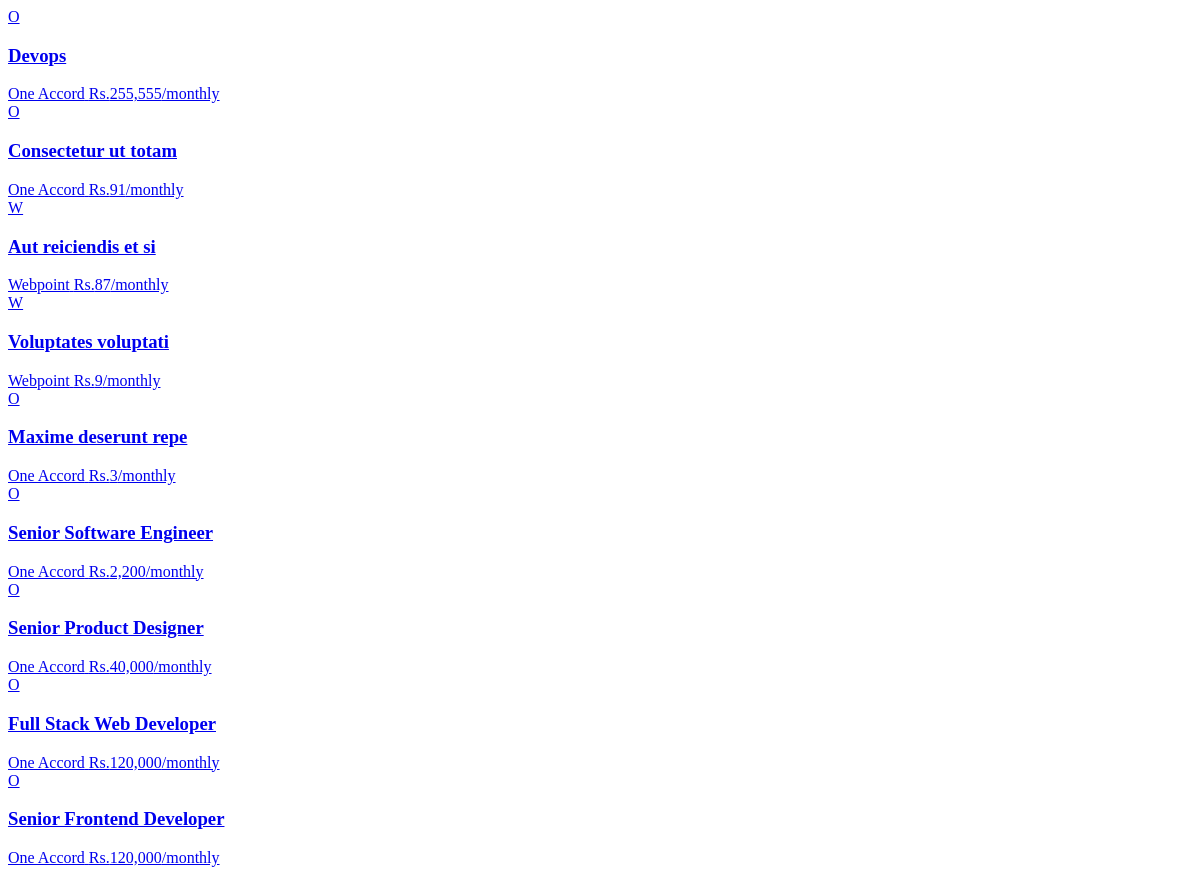
The app's page /search/, older data.
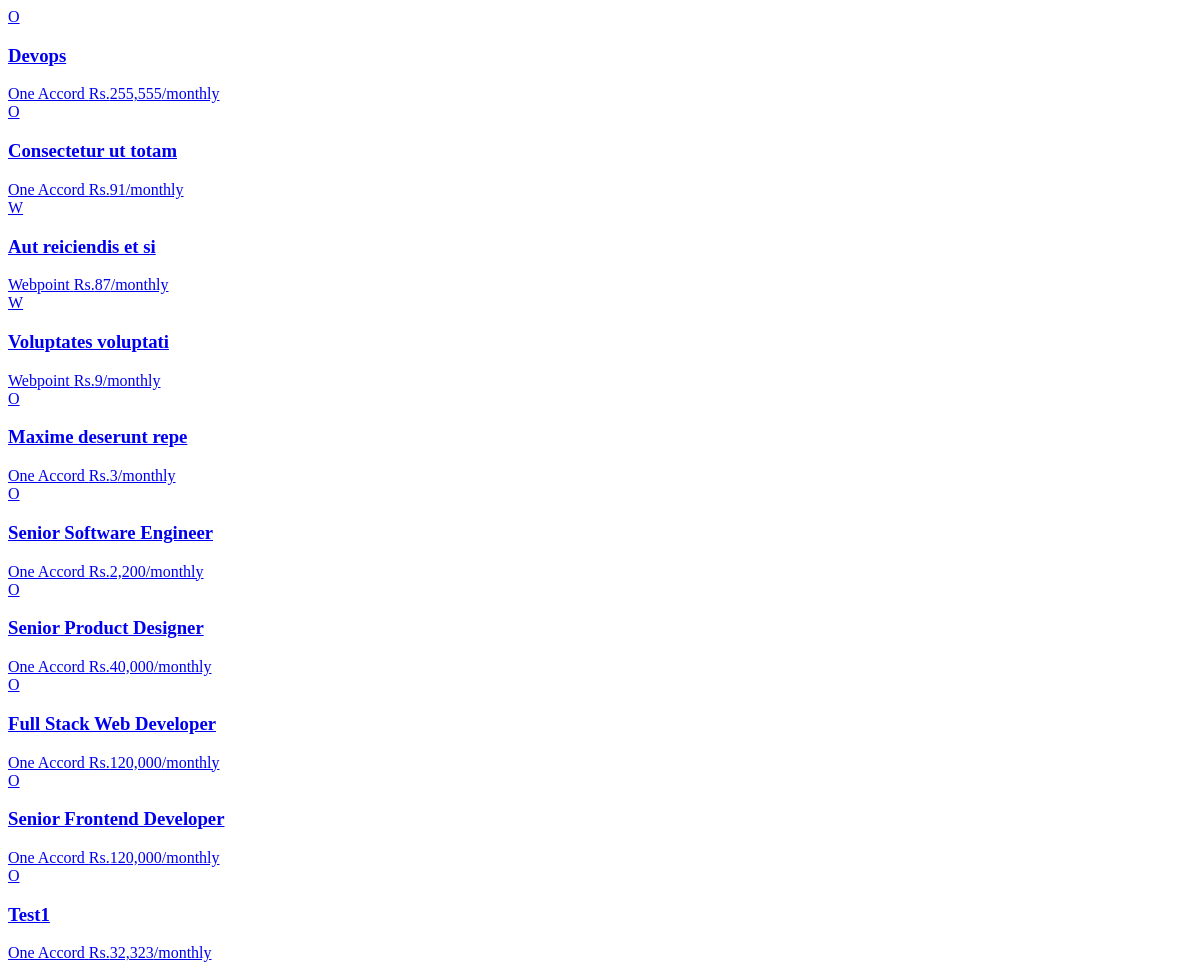
The same page, newer data.
### job_portal/models.py (models this page shows, shortened)
class JobPost(models.Model):
    company = models.ForeignKey(CompanyProfile, on_delete=models.CASCADE)
    title = models.CharField(max_length=255)
    description = models.TextField(blank=True)
    work_type = models.CharField(max_length=255, blank=True, null=True)
    salary = models.DecimalField(max_digits=10, decimal_places=2, blank=True, null=True)
    working_hours=models.CharField(max_length=100, blank=True, null=True)
    posted = models.DateTimeField(auto_now_add=True)

class CompanyProfile(models.Model):
    user = models.OneToOneField(User, on_delete=models.CASCADE,null=True, blank=True,related_name='company_profile')
    company_name = models.CharField(max_length=255, blank=True, null=True)
    company_description = models.TextField(blank=True, null=True)
    company_location=models.TextField(max_length=255,blank=True,null=True)
    company_logo = models.ImageField(upload_to='company_logos/', blank=True, null=True)
    def __str__(self):
        return f"{self.company_name}"

### job_portal/views.py (the view, shortened to what this page needs)
# urls.py: path('search/', v.search_jobs, name='search_jobs'),
def search_jobs(request):
    query = request.GET.get('q', '')
    sort = request.GET.get('sort', '')
    jobs = JobPost.objects.all()
    if query:
        jobs = jobs.filter(
            Q(title__icontains=query) |
            Q(company__company_name__icontains=query)
        )
    if sort == "salary":
        jobs = jobs.order_by("-salary")
    html = render_to_string('partials/search_results.html', {'jobs': jobs})
    return HttpResponse(html)

### job_portal/templates/partials/search_results.html (shortened to what this page needs)
{% load humanize %}
{% for job in jobs %}
<a href="{% url 'job_details' job.id %}">
  <div class="bg-white rounded-lg border border-gray-200 p-3 hover:shadow-lg transition-shadow flex w-full items-center">
    <div class="flex justify-between items-start">
      <div class="flex items-center space-x-4">
        <div class="w-12 h-12 bg-indigo-600 rounded-lg flex items-center justify-center">
          <span class="text-white text-lg font-bold">{{ job.company.company_name|slice:":1" }}</span>
        </div>
        <div>
          <h3 class="font-semibold text-gray-900">{{ job.title }}</h3>
          <div class="flex items-center justify-center space-x-4 text-xs text-gray-500 mt-1">
            <span class="flex items-center justify-center">{{ job.company }}</span>
            <span class="flex items-center justify-center gap-1"> Rs.{{ job.salary|floatformat:0|intcomma }}/monthly</span>
          </div>
        </div>
      </div>
    </div>
  </div>
</a>
{% empty %}
<p class="text-gray-500 col-span-2">No jobs found.</p>
{% endfor %}

Row changes from the older to the newer data that the page shows:
added JobPost: company.company_name "O", title "Test1", company "One Accord", salary "32,323"
